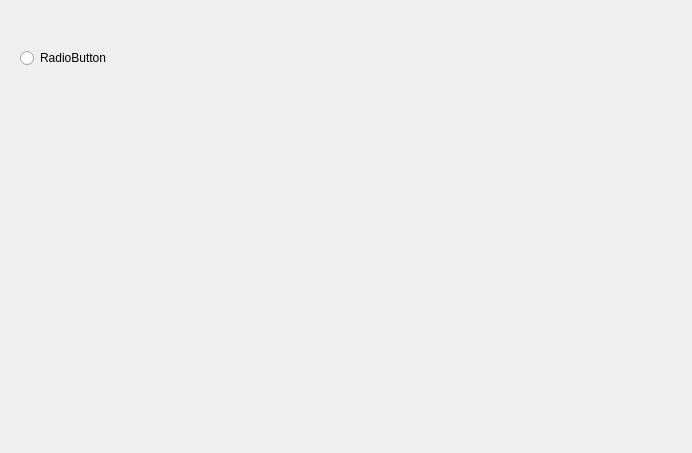
<?xml version="1.0" encoding="UTF-8"?>
<ui version="4.0">
 <class>OneForm</class>
 <widget class="QWidget" name="OneForm">
  <property name="geometry">
   <rect>
    <x>0</x>
    <y>0</y>
    <width>692</width>
    <height>453</height>
   </rect>
  </property>
  <property name="windowTitle">
   <string>Form</string>
  </property>
  <widget class="QRadioButton" name="radioButton">
   <property name="geometry">
    <rect>
     <x>20</x>
     <y>50</y>
     <width>89</width>
     <height>16</height>
    </rect>
   </property>
   <property name="text">
    <string>RadioButton</string>
   </property>
  </widget>
 </widget>
 <resources/>
 <connections/>
</ui>
